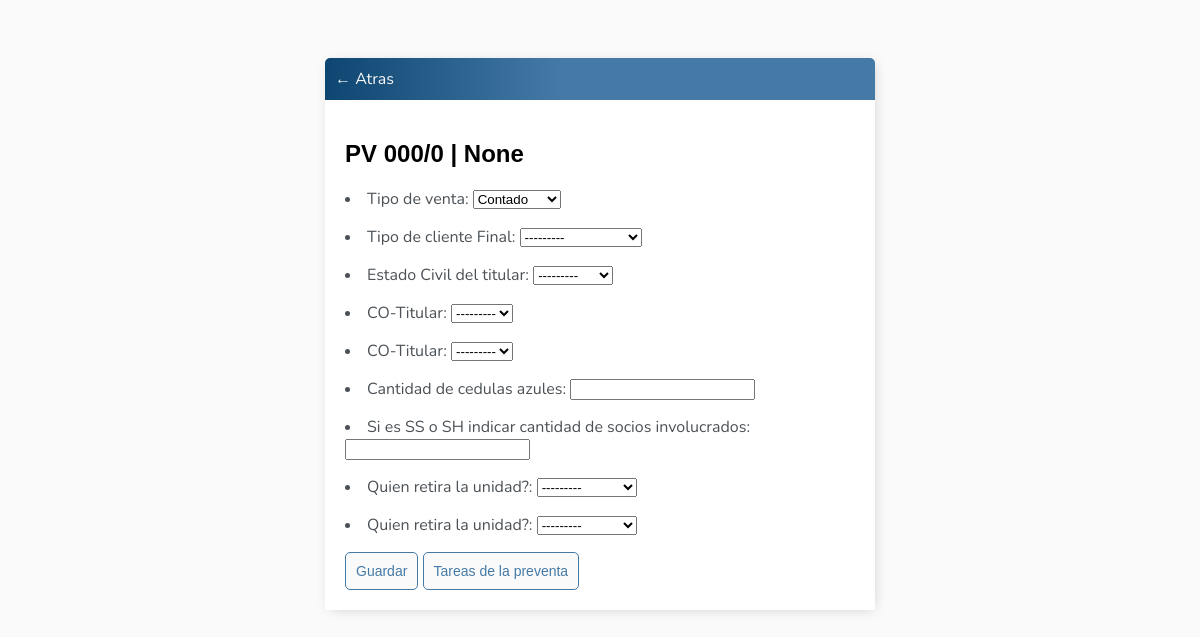
/tareas/preventas/23 (signed in), run on the app's committed database.
### tareas/models.py (models this page shows, shortened)
class Preventa(models.Model):
    user = models.ForeignKey(User, on_delete=models.SET_NULL,null=True,blank=True)
    modelo = models.CharField(max_length=100, blank=True, null=True)
    fecha_preventa = models.DateField()
    preventa = models.CharField(max_length=8, help_text="Ejemplo 12345/1",unique=True)
    choises = [('Contado','Contado'),('Financiado','Financiado')]
    tipo_venta = models.CharField(max_length= 15, choices=choises) # agregar tareas a ==l tipo de venta, no lo hace CARVAJAL desde la API!
    choises = [('Persona Fisica','Persona Fisica'),('Persona Juridica','Persona Juridica')]
    tipo_cliente = models.CharField(max_length=30,choices=choises, blank=True, null=True)
    choises = [('Soltero/a','Soltero/a'),('Casado/a','Casado/a')]
    estado_civil = models.CharField(max_length=30,choices=choises,blank=True, null=True) #Agregar tareas al estado civil
    choises = [('No','No'),('Si','Si')]
    co_titular = models.CharField(max_length=2, choices=choises, blank=True,null=True)
    cedulas_azules = models.IntegerField(blank=True,null=True)
    socios = models.IntegerField(blank=True,null=True)
    choises = [('Transportista','Transportista'),('Individuo','Individuo'),('Titular','Titular')]
    retira_unidad = models.CharField(max_length= 15, choices=choises, blank=True,null=True)
    contado = models.BooleanField(null=True)
    vendedor = models.ForeignKey(Vendedor, on_delete=models.CASCADE, null=True,blank=True)
    completo=models.BooleanField(default=False)
    fecha_inicio = models.DateTimeField(auto_now=True,verbose_name='Fecha de creacion')

### tareas/views.py (the view, shortened to what this page needs)
# urls.py: path('preventas/<int:pk>', ActualizarPreventa.as_view(),name='actualizar-preventa'),
class ActualizarPreventa(LoginRequiredMixin, UpdateView):
    model = Preventa
    success_url = reverse_lazy('preventa')
    fields = '__all__'
    def get_context_data(self, **kwargs):
        context = super().get_context_data(**kwargs)
        context['preventa_id'] = self.object.pk  # Pasar el ID de la preventa al contexto
        return context

### tareas/templates/tareas/preventa_form.html (shortened to what this page needs)
{% extends 'tareas/base.html' %}
{% block content %}
<div class="header-bar">
    <a href="{% url 'preventas' %}">&#8592; Atras</a>
</div>
<div class="card-body">
    <h2>{{form.preventa.value}} | {{form.modelo.value}}</h2>
    <form method="POST">
        <li>Tipo de venta: {{form.tipo_venta}}</li>
        <li>Tipo de cliente Final: {{form.tipo_cliente}}</li>
        <li>Estado Civil del titular: {{form.estado_civil}}</li>
        <li>CO-Titular: {{form.co_titular}}</li>
        <li>CO-Titular: {{form.co_titular}}</li>
        <li>Cantidad de cedulas azules: {{form.cedulas_azules}}</li>
        <li>Si es SS o SH indicar cantidad de socios involucrados: {{form.socios}}</li>
        <li>Quien retira la unidad?: {{form.retira_unidad}}</li>
        <li>Quien retira la unidad?: {{form.retira_unidad}}</li>
        <input class="button" type="submit" value="Guardar">
        {% if preventa.id %}
            <input type="button" class="button" value="Tareas de la preventa" onclick="window.location.href = '{% url 'lista-tareas-preventa' pk=preventa_id %}'">
        {% endif %}
    </form>
</div>
{% endblock content %}

### tareas/templates/tareas/base.html (style rules this page uses)
body { background-color: #FAFAFA; font-family: 'Nunito', sans-serif; padding-top: 50px; }
h1, h2, h3, h4, h5, h6 { font-family: 'Raleway', sans-serif; }
a, p,li { color: #4b5156; }
.header-bar { display: flex; justify-content: space-between; color: #fff; padding: 10px; border-radius: 5px 5px 0 0; background: linear-gradient(90deg, #0d4671 0%, #457aa6 43%, #457aa6 100%); }
.header-bar a { color: #f7f7f7; text-decoration: none; }
.button { border: 1px solid #457aa6; background-color: #FAFAFA; color: #457aa6; padding: 10px; font-size: 14px; border-radius: 5px; cursor: pointer; text-decoration: none; }
.card-body { padding: 20px; }

### data on the page
Preventa: preventa.value "PV 000/0", tipo_venta "Contado", tipo_cliente "---------", estado_civil "---------", co_titular "---------", retira_unidad "---------"
